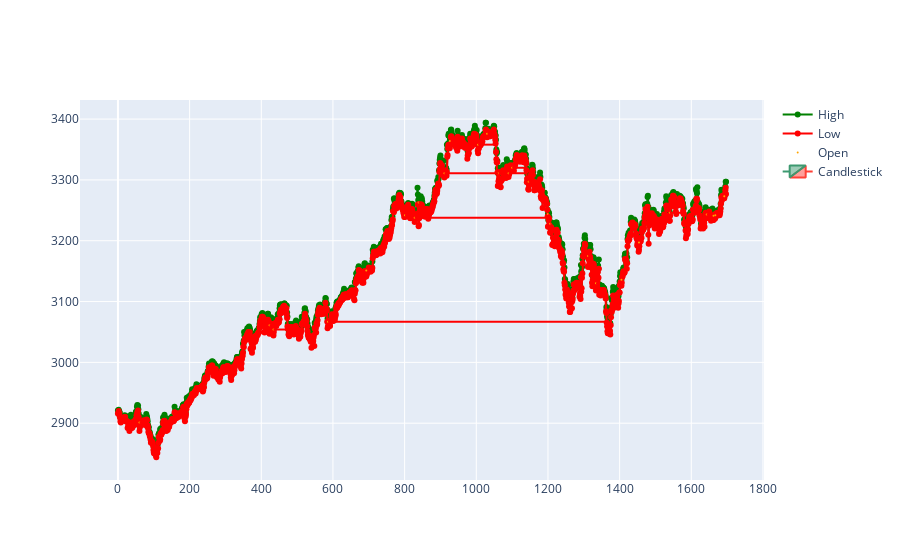

The notebook cell this image was saved under:
### Code cell
rolling_n = 3
min_diff = 0


diff_high = df_fesx.High.diff().reset_index()
diff_low = df_fesx.Low.diff()
diff_low.index = diff_low.index -(rolling_n)
diff_low = diff_low.reset_index()
diff_df = pd.merge(diff_high, diff_low, on="index", how="left").rename(columns={"High":"diff_high", "Low":"diff_low"})


# For every n elements: high(idx - n)> ... >high(idx - 1)>high(idx - 0) => diff(idx) < 0
# n consecutive elements with decreasing high: rolling(n).max() < 0
diff_df['high_max'] = diff_df.diff_high.rolling(rolling_n).max()
diff_df['low_min'] = diff_df.diff_low.rolling(rolling_n).min()

diff_df['Open'] = False

diff_df.loc[(diff_df.high_max < min_diff) & (diff_df.low_min > min_diff), 'Open'] = True


fig = go.Figure(data= [
    go.Scatter(x=df_fesx.index, y=df_fesx.High,name = 'High',mode="lines+markers", marker_color = "green"),
    go.Scatter(x=df_fesx.index, y=df_fesx.Low,name = 'Low',mode="lines+markers", marker_color = "red"),
    go.Scatter(x=df_fesx[diff_df.Open].index, y=df_fesx[diff_df.Open].High,name = 'Open',mode="markers", marker_color = "orange", marker_size = 2 ),
    
    go.Candlestick(x=df_fesx.index,
                open=df_fesx['Open'],
                high=df_fesx['High'],
                low=df_fesx['Low'],
                close=df_fesx['Close'],
                name = 'Candlestick'
                )
    ]
    )

fig.update_layout(
    xaxis_rangeslider_visible= False
)



for idx, row in df_fesx[diff_df.Open].iterrows():
   exact_point = False
   high = row['High']
   open=row['Open']
   #print(idx, high)    
   # Check if the next point after a open is the same value => Dont consider next point as a touch point
   if  high == df_fesx.loc[idx+1,'High']:
      continue
   # Check if the next point after a open is lower than the open
   elif high > df_fesx.loc[idx+1,'High']:
      df_touch_line =  df_fesx[(df_fesx.index > idx) & (df_fesx.High >= high)]
      if df_touch_line.shape[0] == 0:
         continue
      if df_touch_line.High.iloc[0] == high:
         exact_point = True
   # Check if the next point after a open is higher than the open
   elif high < df_fesx.loc[idx+1,'High']:     
      df_touch_line =  df_fesx[(df_fesx.index > idx) & (df_fesx.High <= high)]
      if df_touch_line.shape[0] == 0:
         continue
      if df_touch_line.High.iloc[0] == high:
         exact_point = True
   
   if not exact_point:
      # Linear interpolation
      y = df_touch_line.High.iloc[0]
      x = df_touch_line.iloc[0].name
      xo = x -1
      yo = df_fesx.loc[xo,'High']
      m = (y - yo)/(x - xo)
      dy = high - yo
      dx = dy/m
      next_idx = xo + dx
   else:
      next_idx = df_touch_line.iloc[0].name


   fig.add_trace(
      go.Scatter(x=[idx, next_idx], y=[high, high],name = 'level',mode="lines", marker_color = "red", showlegend=False)
   )
          

fig.show()

# Check 1060

### Figure 1 — Plotly figure (JSON) as saved in the notebook; plotly's stock layout.template omitted (floating-point values rounded to 4 significant figures; data arrays with more than 128 entries replaced by an {"elided": "..."} marker saying what was removed)
{"data": [{"marker": {"color": "green"}, "mode": "lines+markers", "name": "High", "type": "scatter", "x": {"elided": "1698 int values"}, "y": {"elided": "1698 int values"}}, {"marker": {"color": "red"}, "mode": "lines+markers", "name": "Low", "type": "scatter", "x": {"elided": "1698 int values"}, "y": {"elided": "1698 int values"}}, {"marker": {"color": "orange", "size": 2}, "mode": "markers", "name": "Open", "type": "scatter", "x": [60, 423, 434, 586, 693, 801, 828, 839, 911, 926, 1005, 1030, 1061, 1090, 1100, 1146, 1200, 1206, 1312, 1334, 1405, 1454, 1540, 1643, 1662, 1667, 1692], "y": [2901, 3061, 3054, 3067, 3151, 3242, 3238, 3263, 3311, 3364, 3358, 3376, 3311, 3311, 3320, 3297, 3244, 3228, 3175, 3130, 3136, 3197, 3246, 3243, 3241, 3242, 3273]}, {"close": {"elided": "1698 int values"}, "high": {"elided": "1698 int values"}, "low": {"elided": "1698 int values"}, "name": "Candlestick", "open": {"elided": "1698 int values"}, "type": "candlestick", "x": {"elided": "1698 int values"}}, {"marker": {"color": "red"}, "mode": "lines", "name": "level", "showlegend": false, "type": "scatter", "x": [60, 83.33], "y": [2901, 2901]}, {"marker": {"color": "red"}, "mode": "lines", "name": "level", "showlegend": false, "type": "scatter", "x": [423, 432.6], "y": [3061, 3061]}, {"marker": {"color": "red"}, "mode": "lines", "name": "level", "showlegend": false, "type": "scatter", "x": [434, 476.4], "y": [3054, 3054]}, {"marker": {"color": "red"}, "mode": "lines", "name": "level", "showlegend": false, "type": "scatter", "x": [586, 1372.0], "y": [3067, 3067]}, {"marker": {"color": "red"}, "mode": "lines", "name": "level", "showlegend": false, "type": "scatter", "x": [801, 827.2], "y": [3242, 3242]}, {"marker": {"color": "red"}, "mode": "lines", "name": "level", "showlegend": false, "type": "scatter", "x": [828, 1201.0], "y": [3238, 3238]}, {"marker": {"color": "red"}, "mode": "lines", "name": "level", "showlegend": false, "type": "scatter", "x": [839, 843.6], "y": [3263, 3263]}, {"marker": {"color": "red"}, "mode": "lines", "name": "level", "showlegend": false, "type": "scatter", "x": [911, 1061], "y": [3311, 3311]}, {"marker": {"color": "red"}, "mode": "lines", "name": "level", "showlegend": false, "type": "scatter", "x": [1005, 1056.0], "y": [3358, 3358]}, {"marker": {"color": "red"}, "mode": "lines", "name": "level", "showlegend": false, "type": "scatter", "x": [1030, 1031.0], "y": [3376, 3376]}, {"marker": {"color": "red"}, "mode": "lines", "name": "level", "showlegend": false, "type": "scatter", "x": [1061, 1062.0], "y": [3311, 3311]}, {"marker": {"color": "red"}, "mode": "lines", "name": "level", "showlegend": false, "type": "scatter", "x": [1090, 1142.0], "y": [3311, 3311]}, {"marker": {"color": "red"}, "mode": "lines", "name": "level", "showlegend": false, "type": "scatter", "x": [1100, 1141.0], "y": [3320, 3320]}, {"marker": {"color": "red"}, "mode": "lines", "name": "level", "showlegend": false, "type": "scatter", "x": [1146, 1162.0], "y": [3297, 3297]}, {"marker": {"color": "red"}, "mode": "lines", "name": "level", "showlegend": false, "type": "scatter", "x": [1200, 1202.0], "y": [3244, 3244]}, {"marker": {"color": "red"}, "mode": "lines", "name": "level", "showlegend": false, "type": "scatter", "x": [1206, 1208], "y": [3228, 3228]}, {"marker": {"color": "red"}, "mode": "lines", "name": "level", "showlegend": false, "type": "scatter", "x": [1312, 1320], "y": [3175, 3175]}, {"marker": {"color": "red"}, "mode": "lines", "name": "level", "showlegend": false, "type": "scatter", "x": [1334, 1343.0], "y": [3130, 3130]}, {"marker": {"color": "red"}, "mode": "lines", "name": "level", "showlegend": false, "type": "scatter", "x": [1540, 1579.0], "y": [3246, 3246]}, {"marker": {"color": "red"}, "mode": "lines", "name": "level", "showlegend": false, "type": "scatter", "x": [1643, 1654.0], "y": [3243, 3243]}], "layout": {"xaxis": {"rangeslider": {"visible": false}}}}
